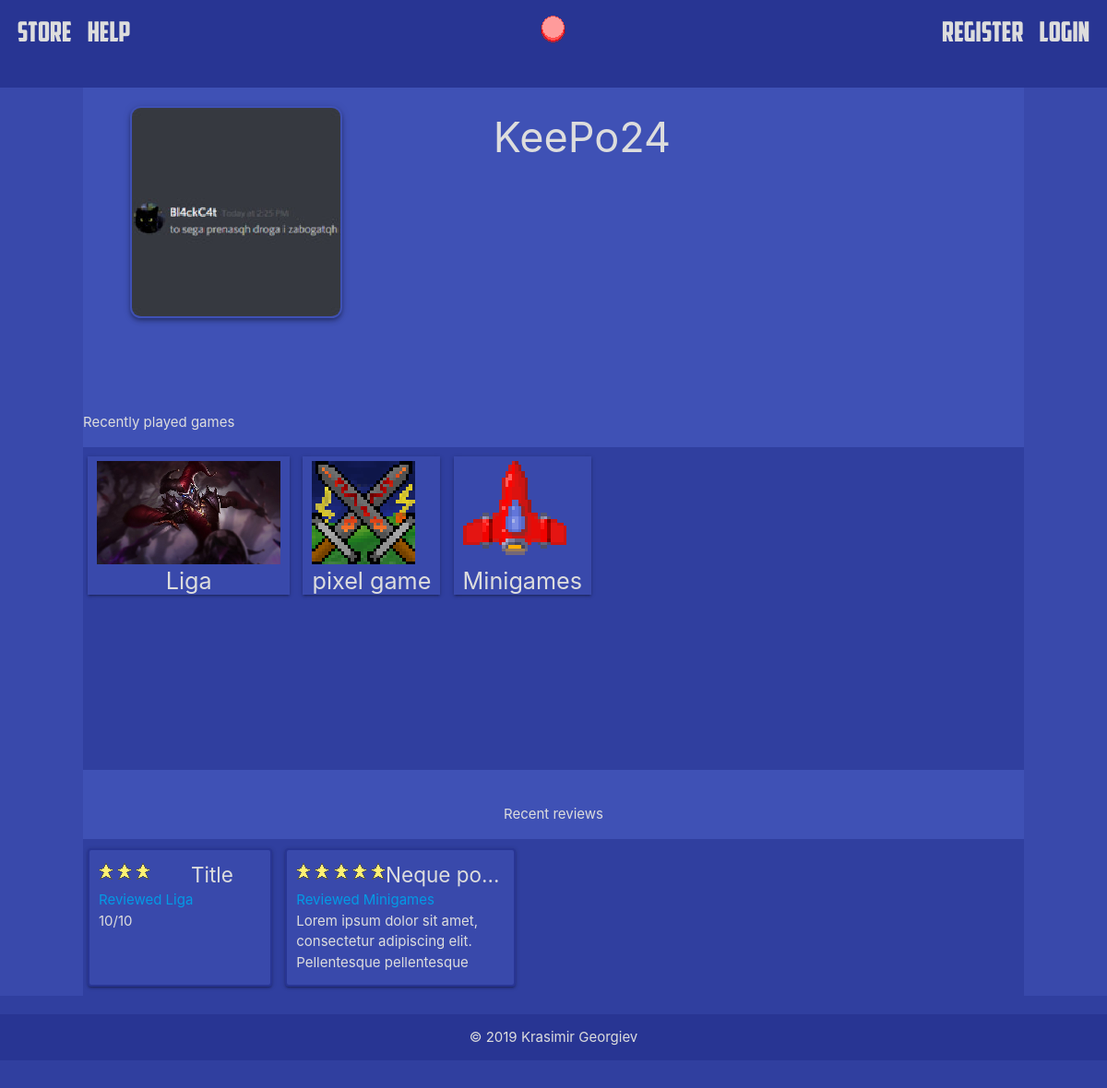
/users/profile/1, run on the app's committed database.
### users/models.py (models this page shows, shortened)
class Profile(models.Model):
	user = models.OneToOneField(User, on_delete=models.CASCADE)
	image = models.ImageField(default = "profile_images/default_profile.png", upload_to="profile_images")

### store/models.py (models this page shows, shortened)
class Game(models.Model):
	name = models.CharField(max_length = 128)
	description = models.TextField()
	price = models.IntegerField()
	thumbnail = models.ImageField(upload_to = 'game_thumbnails/')
	takes_two_columns = models.BooleanField()
	game_files = models.FileField(upload_to ='games/')
	release_date = models.DateTimeField(auto_now_add = True)
	tags = models.ManyToManyField('Tag')
	platforms = models.ManyToManyField('Platform')
	owners = models.ManyToManyField(User)
	def get_thumbnail_url(self):
		return settings.MEDIA_URL + self.thumbnail.name

class Review(models.Model):
	game = models.ForeignKey('Game', on_delete = models.CASCADE)
	user = models.ForeignKey(User, on_delete = models.CASCADE)
	title = models.CharField(max_length = 128)
	rating = models.IntegerField()
	description = models.TextField()

### users/views.py (the view, shortened to what this page needs)
# urls.py: re_path(r'^profile/(?P<pk>\d+)$', views.profile, name = "profile")
def profile(request, pk):
	user = User.objects.get(pk=pk)
	profile = user.profile
	is_profile_owner = (user.pk == request.user.pk)
	reviews = Review.objects.filter(user=user)
	games = Game.objects.filter(owners=user)
	update_form = None
	return render(request, "users/profile.html",
			{"profile": profile,
			 "is_profile_owner": is_profile_owner,
			 "update_form": update_form,
			 "reviews": reviews,
			 "games": games}
	)

### users/templates/users/profile.html (shortened to what this page needs)
{% extends 'users/layout.html' %}
{% load static %}
{% block head %}
	{{ block.super }}
{% endblock %}
{% block content %}
	<div class = "container">
		<div class = "main-info row">
			<img src = "{{ profile.image.url }}" class = "col s12 m4 l3 z-depth-2" id = "user-icon">
			<div class = "col s12 m1 l2"></div>
			<div class = "account_info col s12 m7 l7">
				<p id = "username" class = "">{{ profile.user.username }}</p>
			</div>
		</div>
		<br>
		<br>
	</div>
	<br>
	<p>Recently played games</p>
	<div class = "game-tabs">
		{% for game in games %}
			<a href = "{% url 'store:detail' pk=game.pk %}">
				<div class = "game-tab game indigo darken-1 z-depth-1">
					<img src = "{{ game.get_thumbnail_url }}" id = "game-thumbnail">
					<p id = "game-title" class = "center flow-text">{{ game.name }}</p>
				</div>
			</a>
		{% endfor %}
	</div>
	<br>
	<p class = "center">Recent reviews</p>
	<div class = "items-tab">
		{% for review in reviews %}
			<div class = "item-tab review indigo darken-1 z-depth-1">
				<div class = "valign-wrapper">
					<p id = "review-stars">
					{% for _ in ''|center:review.rating %}
						<img src = "{% static 'images/star_filled.png' %}">
					{% endfor %}
					</p>
					<p id = "review-title" class = "truncate">{{ review.title }}</p>
				</div>
				<a href = "{% url 'store:detail' review.game.pk %}" class = "truncate">Reviewed {{ review.game.name }}</a>
				<p id = "review-desc" class = "truncate">{{ review.description }}</p>
			</div>
		{% endfor %}
    </div>
{% endblock %}

### static/css/main.css (style rules this page uses)
* { color: #ddd; }
html { height: 100%; }
body { position: relative; min-height: 100%; }
body::after { content: ''; display: block; height: 100px; }
img { image-rendering: pixelated; }
.items-tab { width: auto; overflow-x: auto; white-space: nowrap; padding: 10px 0; background-color: #303f9f; }
.items-tab .item-tab { height: 150px; max-width: 250px; margin: 0 5px; display: inline-block; }
#user-icon { border-radius: 5%; padding: 2px; }
.container { width: 90%; padding-top: 20px; }

### users/static/css/users.css (style rules this page uses)
#username { font-size: 3em; margin: 0; }
.review { min-width: 200px; max-width: 300px; border: 2px solid #283593; border-radius: 4px; padding: 10px; display: inline-block; }
.review * { margin: 0; }
#review-stars { display: inline-block; width: 100px; }
#review-title { font-size: 1.5em; display: inline-block; max-width: 150px; }
#review-desc { white-space: normal; height: 70px; }
.game-tabs { height: 350px; width: auto; overflow-x: auto; overflow-y: visible; white-space: nowrap; padding: 10px 0; background-color: #303f9f; }
.game-tabs .game-tab { height: 150px; max-width: 300px; margin: 0px 5px 10px 5px; padding: 5px 10px; display: inline-block; }
.game-tabs #game-title { height: 20%; margin: 0; }
.game-tabs #game-thumbnail { max-width: 250px; height: 80%; display: block; }

### data on the page
Profile: image (placeholder picture), user.username "KeePo24"
Game: get_thumbnail_url (picture), name "Liga"
Game: get_thumbnail_url (picture), name "pixel game"
Game: get_thumbnail_url (picture), name "Minigames"
Review: rating 3 (drawn), title "Title", game.name "Liga", description "10/10"
Review: rating 5 (drawn), title "Neque po…", game.name "Minigames", description "Lorem ipsum dolor sit amet, consectetur adipiscing elit. Pellentesque pellentesque…"
